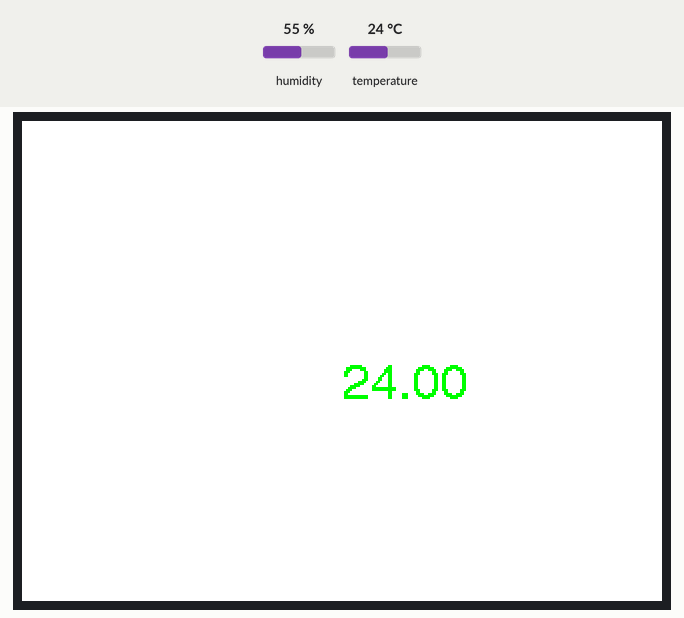
Bench run of a sketch on a simulated ESP32. Shown: 320×240 colour display. The test bench sets the inputs (shaded band); at power-on: temperature 24 °C, humidity 55 %.

Above: at 1.3 s.
1.4 s: temperature set to 12 °C
At 3.1 s:
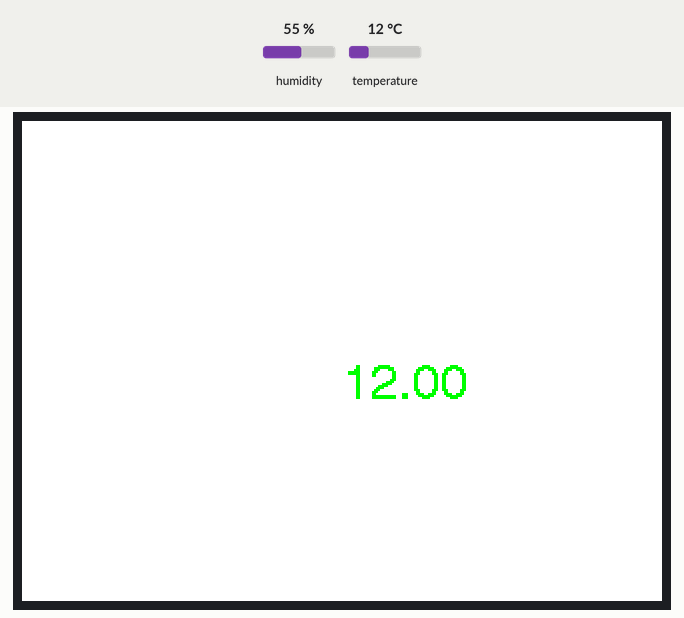
4.3 s: temperature set to 19 °C
7.2 s: temperature set to 28 °C
At 9.4 s:
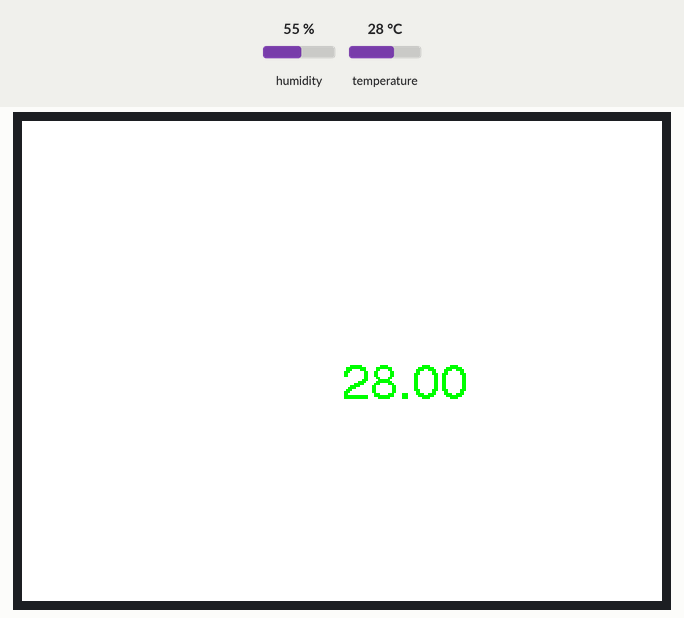
Timing chart, 0 to 10.9 s (numbered marks = the images above; inputs shaded):
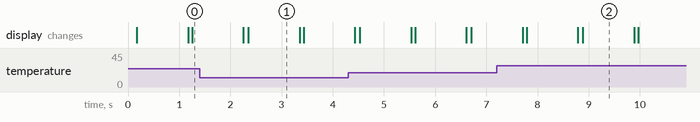

The sketch:

test_esp32_ili9341.ino
```cpp
#include "DHT.h"

#include <TFT_eSPI.h> // Graphics and font library for ST7735 driver chip
#include <SPI.h>


TFT_eSPI tft = TFT_eSPI();  // Invoke library, pins defined in User_Setup.h

#define DHTPIN 22     // Digital pin connected to the DHT sensor

// Uncomment whatever type you're using!
#define DHTTYPE DHT11   // DHT 11
//#define DHTTYPE DHT22   // DHT 22  (AM2302), AM2321
//#define DHTTYPE DHT21   // DHT 21 (AM2301)

DHT dht(DHTPIN, DHTTYPE);

void setup() {
  dht.begin();
  tft.init();
  tft.setRotation(1);
  tft.invertDisplay(1);
}

void loop() {
  // Reading temperature or humidity takes about 250 milliseconds!
  // Sensor readings may also be up to 2 seconds 'old' (its a very slow sensor)
  float h = dht.readHumidity();
  // Read temperature as Celsius (the default)
  float t = dht.readTemperature();
  // Read temperature as Fahrenheit (isFahrenheit = true)
  float f = dht.readTemperature(true);

  tft.setTextColor(TFT_GREEN);
  //tft.setCursor (160, 120);
  tft.drawFloat(t, 2, 160, 120, 4);
  delay(1000);
  tft.fillScreen(TFT_WHITE);
}
```

Measured:
- after the input at 1.4 s, the display: first differs from a run without the input after 0.95 s (image 1)
- after the input at 7.2 s, the display: first differs from a run without the input after 1.7 s (image 2)
- what the display in image 1 shows lasts 1.0 s, from 2.4 s to 3.4 s
